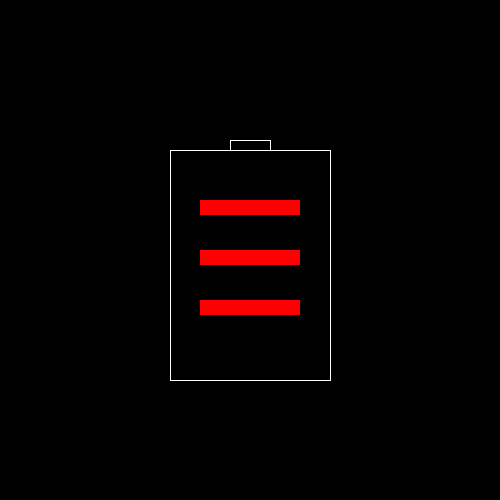
Frame 1 (no input)
Frame 60 (the mouse pressed at the canvas centre just before this capture): identical to frame 1, image omitted
Frame 120 (the mouse held since frame 60 and released just before this capture): identical to frame 1, image omitted

The Processing sketch that drew this single still picture (run headless with seeded random() and noise(); from frame 60 on, the mouse is pressed at the canvas centre):

// Processing sketch: processing_96428
// ── processing_96428.pde

void setup() {
  size(500, 500);
}
void draw() {
 //println(minute() + ": " + second());
  background(0);
  
  //battery outline
  stroke(255);
  fill(0);
  rect(170, 150, 160, 230);
  rect(230, 140, 40, 10);

  noStroke();
  
  float c = map(second(), 0, 59, 0, 500);
  fill(c, 0, 0, 255);
  rect (200, 200, 100, 15);

  fill(c-50, 0, 0, 255);
  rect (200, 250, 100, 15);

  fill(c-100, 0, 0, 255);
  rect (200, 300, 100, 15);
}
